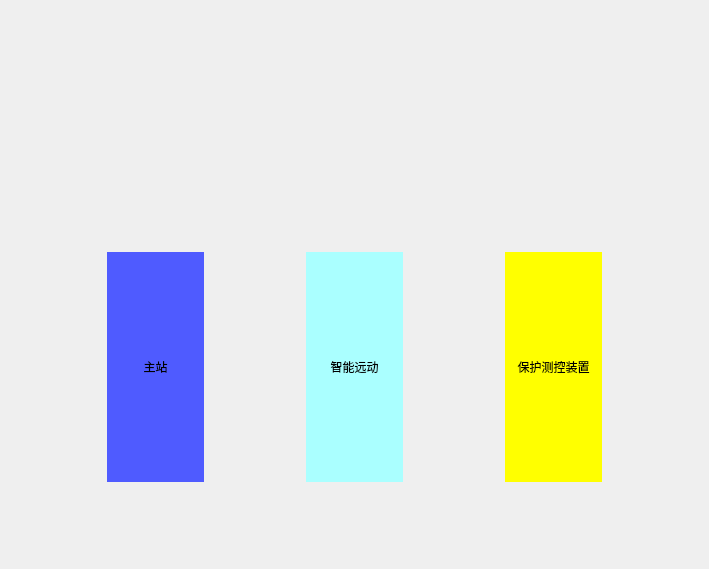
<?xml version="1.0" encoding="UTF-8"?>
<ui version="4.0">
 <class>RemoteControlWidget</class>
 <widget class="QWidget" name="RemoteControlWidget">
  <property name="geometry">
   <rect>
    <x>0</x>
    <y>0</y>
    <width>709</width>
    <height>569</height>
   </rect>
  </property>
  <property name="windowTitle">
   <string>Form</string>
  </property>
  <property name="styleSheet">
   <string notr="true"/>
  </property>
  <layout class="QVBoxLayout" name="verticalLayout" stretch="1,1,1,3,1">
   <item>
    <spacer name="verticalSpacer">
     <property name="orientation">
      <enum>Qt::Vertical</enum>
     </property>
     <property name="sizeHint" stdset="0">
      <size>
       <width>20</width>
       <height>149</height>
      </size>
     </property>
    </spacer>
   </item>
   <item>
    <layout class="QHBoxLayout" name="horizontalLayout_3">
     <property name="spacing">
      <number>50</number>
     </property>
     <item>
      <widget class="QLabel" name="label_masterPoint">
       <property name="sizePolicy">
        <sizepolicy hsizetype="Expanding" vsizetype="Expanding">
         <horstretch>0</horstretch>
         <verstretch>0</verstretch>
        </sizepolicy>
       </property>
       <property name="styleSheet">
        <string notr="true">color: rgb(0, 0, 0);</string>
       </property>
       <property name="text">
        <string/>
       </property>
       <property name="alignment">
        <set>Qt::AlignBottom|Qt::AlignRight|Qt::AlignTrailing</set>
       </property>
      </widget>
     </item>
     <item>
      <widget class="QLabel" name="label_104SrcPoint">
       <property name="sizePolicy">
        <sizepolicy hsizetype="Expanding" vsizetype="Expanding">
         <horstretch>0</horstretch>
         <verstretch>0</verstretch>
        </sizepolicy>
       </property>
       <property name="styleSheet">
        <string notr="true">color: rgb(0, 0, 0);</string>
       </property>
       <property name="text">
        <string/>
       </property>
       <property name="alignment">
        <set>Qt::AlignBottom|Qt::AlignRight|Qt::AlignTrailing</set>
       </property>
      </widget>
     </item>
     <item>
      <widget class="QLabel" name="label_104DstPoint">
       <property name="sizePolicy">
        <sizepolicy hsizetype="Expanding" vsizetype="Expanding">
         <horstretch>0</horstretch>
         <verstretch>0</verstretch>
        </sizepolicy>
       </property>
       <property name="styleSheet">
        <string notr="true">color: rgb(0, 0, 0);</string>
       </property>
       <property name="text">
        <string/>
       </property>
       <property name="alignment">
        <set>Qt::AlignBottom|Qt::AlignLeading|Qt::AlignLeft</set>
       </property>
      </widget>
     </item>
     <item>
      <widget class="QLabel" name="label_61850Point">
       <property name="sizePolicy">
        <sizepolicy hsizetype="Expanding" vsizetype="Expanding">
         <horstretch>0</horstretch>
         <verstretch>0</verstretch>
        </sizepolicy>
       </property>
       <property name="styleSheet">
        <string notr="true">color: rgb(0, 0, 0);</string>
       </property>
       <property name="text">
        <string/>
       </property>
       <property name="alignment">
        <set>Qt::AlignBottom|Qt::AlignLeading|Qt::AlignLeft</set>
       </property>
      </widget>
     </item>
    </layout>
   </item>
   <item>
    <layout class="QHBoxLayout" name="horizontalLayout_2">
     <property name="spacing">
      <number>50</number>
     </property>
     <item>
      <widget class="QLabel" name="label_masterIp">
       <property name="sizePolicy">
        <sizepolicy hsizetype="Expanding" vsizetype="Expanding">
         <horstretch>0</horstretch>
         <verstretch>0</verstretch>
        </sizepolicy>
       </property>
       <property name="styleSheet">
        <string notr="true">color: rgb(0, 0, 0);</string>
       </property>
       <property name="text">
        <string/>
       </property>
       <property name="alignment">
        <set>Qt::AlignRight|Qt::AlignTrailing|Qt::AlignVCenter</set>
       </property>
      </widget>
     </item>
     <item>
      <widget class="QLabel" name="label_104SrcIp">
       <property name="sizePolicy">
        <sizepolicy hsizetype="Expanding" vsizetype="Expanding">
         <horstretch>0</horstretch>
         <verstretch>0</verstretch>
        </sizepolicy>
       </property>
       <property name="styleSheet">
        <string notr="true">color: rgb(0, 0, 0);</string>
       </property>
       <property name="text">
        <string/>
       </property>
       <property name="alignment">
        <set>Qt::AlignRight|Qt::AlignTrailing|Qt::AlignVCenter</set>
       </property>
      </widget>
     </item>
     <item>
      <widget class="QLabel" name="label_104DstIp">
       <property name="sizePolicy">
        <sizepolicy hsizetype="Expanding" vsizetype="Expanding">
         <horstretch>0</horstretch>
         <verstretch>0</verstretch>
        </sizepolicy>
       </property>
       <property name="styleSheet">
        <string notr="true">color: rgb(0, 0, 0);</string>
       </property>
       <property name="text">
        <string/>
       </property>
       <property name="alignment">
        <set>Qt::AlignLeading|Qt::AlignLeft|Qt::AlignVCenter</set>
       </property>
      </widget>
     </item>
     <item>
      <widget class="QLabel" name="label_61850Ip">
       <property name="sizePolicy">
        <sizepolicy hsizetype="Expanding" vsizetype="Expanding">
         <horstretch>0</horstretch>
         <verstretch>0</verstretch>
        </sizepolicy>
       </property>
       <property name="styleSheet">
        <string notr="true">color: rgb(0, 0, 0);</string>
       </property>
       <property name="text">
        <string/>
       </property>
       <property name="alignment">
        <set>Qt::AlignLeading|Qt::AlignLeft|Qt::AlignVCenter</set>
       </property>
      </widget>
     </item>
    </layout>
   </item>
   <item>
    <layout class="QHBoxLayout" name="horizontalLayout">
     <item>
      <spacer name="horizontalSpacer">
       <property name="orientation">
        <enum>Qt::Horizontal</enum>
       </property>
       <property name="sizeHint" stdset="0">
        <size>
         <width>40</width>
         <height>20</height>
        </size>
       </property>
      </spacer>
     </item>
     <item>
      <widget class="QLabel" name="label_master">
       <property name="sizePolicy">
        <sizepolicy hsizetype="Expanding" vsizetype="Expanding">
         <horstretch>0</horstretch>
         <verstretch>0</verstretch>
        </sizepolicy>
       </property>
       <property name="maximumSize">
        <size>
         <width>100</width>
         <height>16777215</height>
        </size>
       </property>
       <property name="styleSheet">
        <string notr="true">background-color: rgb(79, 91, 255);
color: rgb(0, 0, 0);</string>
       </property>
       <property name="text">
        <string>主站</string>
       </property>
       <property name="alignment">
        <set>Qt::AlignCenter</set>
       </property>
      </widget>
     </item>
     <item>
      <spacer name="horizontalSpacer_2">
       <property name="orientation">
        <enum>Qt::Horizontal</enum>
       </property>
       <property name="sizeHint" stdset="0">
        <size>
         <width>40</width>
         <height>20</height>
        </size>
       </property>
      </spacer>
     </item>
     <item>
      <widget class="QLabel" name="label_104">
       <property name="sizePolicy">
        <sizepolicy hsizetype="Expanding" vsizetype="Expanding">
         <horstretch>0</horstretch>
         <verstretch>0</verstretch>
        </sizepolicy>
       </property>
       <property name="maximumSize">
        <size>
         <width>100</width>
         <height>16777215</height>
        </size>
       </property>
       <property name="styleSheet">
        <string notr="true">background-color: rgb(170, 255, 255);
color: rgb(0, 0, 0);</string>
       </property>
       <property name="text">
        <string>智能远动</string>
       </property>
       <property name="alignment">
        <set>Qt::AlignCenter</set>
       </property>
      </widget>
     </item>
     <item>
      <spacer name="horizontalSpacer_3">
       <property name="orientation">
        <enum>Qt::Horizontal</enum>
       </property>
       <property name="sizeHint" stdset="0">
        <size>
         <width>40</width>
         <height>20</height>
        </size>
       </property>
      </spacer>
     </item>
     <item>
      <widget class="QLabel" name="label_61850">
       <property name="sizePolicy">
        <sizepolicy hsizetype="Expanding" vsizetype="Expanding">
         <horstretch>0</horstretch>
         <verstretch>0</verstretch>
        </sizepolicy>
       </property>
       <property name="maximumSize">
        <size>
         <width>100</width>
         <height>16777215</height>
        </size>
       </property>
       <property name="styleSheet">
        <string notr="true">background-color: rgb(255, 255, 0);
color: rgb(0, 0, 0);</string>
       </property>
       <property name="text">
        <string>保护测控装置</string>
       </property>
       <property name="alignment">
        <set>Qt::AlignCenter</set>
       </property>
      </widget>
     </item>
     <item>
      <spacer name="horizontalSpacer_4">
       <property name="orientation">
        <enum>Qt::Horizontal</enum>
       </property>
       <property name="sizeHint" stdset="0">
        <size>
         <width>40</width>
         <height>20</height>
        </size>
       </property>
      </spacer>
     </item>
    </layout>
   </item>
   <item>
    <spacer name="verticalSpacer_2">
     <property name="orientation">
      <enum>Qt::Vertical</enum>
     </property>
     <property name="sizeHint" stdset="0">
      <size>
       <width>20</width>
       <height>73</height>
      </size>
     </property>
    </spacer>
   </item>
  </layout>
 </widget>
 <resources/>
 <connections/>
</ui>
